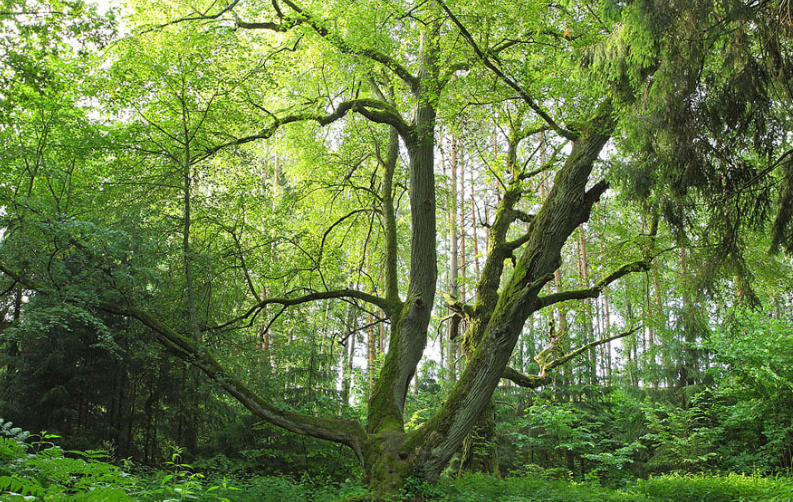
#> input picture forest.png, 793 x 502 px
$ python ImageFuzz.py
#> lines starting #> are read from the running program, lines starting #| are printed output that depends on the picture
#!/usr/bin/env python
from PIL import Image, ImageDraw, ImageFilter, ImageOps

def main():
    inputFile = input("Enter the picture you would like to manipulate: ")
#> the answer given: forest.png
    image = Image.open(inputFile)
#> image is the input picture: PIL image 793x502 RGB; mean R, G, B 101.9, 124.2, 65.7
    fizzBuzzX(inputFile)
    fizzBuzzY(inputFile)
    #linearGradient(inputFile)
    #radialGradient(inputFile)
    grayScale(inputFile)
    drawImage(inputFile)

def fizzBuzzX(inputFile):
#> called with inputFile = 'forest.png'
    image = Image.open(inputFile)
    size = image.size
#> size = (793, 502)
    pixels = image.load()

    for i in range(size[0]):
        for j in range(size[1]):
            if i % 3 == 0 and i % 5 == 0:
                pixels[i,j] = (255,0,0)
            elif i % 3 == 0:
                pixels[i,j] = (0,255,0)
            elif i % 5 == 0:
                pixels[i,j] = (0,0,255)

    image.save("FizzBuzzX.png", 'PNG')
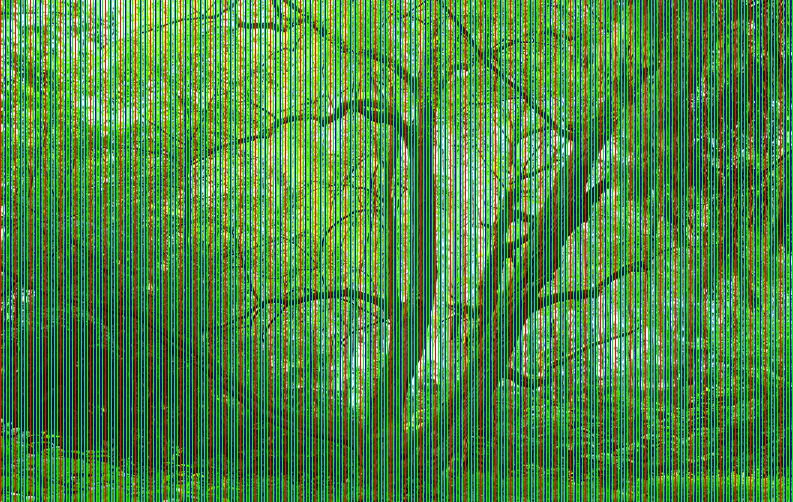
#> saved as FizzBuzzX.png: PIL image 793x502 RGB; mean R, G, B 71.3, 134.3, 69.1
    return

def fizzBuzzY(inputFile):
#> called with inputFile = 'forest.png'
    image = Image.open(inputFile)
    size = image.size
#> size = (793, 502)
    pixels = image.load()

    for i in range(size[0]):
        for j in range(size[1]):
            if j % 3 == 0 and j % 5 == 0:
                pixels[i,j] = (255,0,0)
            elif j % 3 == 0:
                pixels[i,j] = (0,255,0)
            elif j % 5 == 0:
                pixels[i,j] = (0,0,255)

    image.save("FizzBuzzY.png", 'PNG')
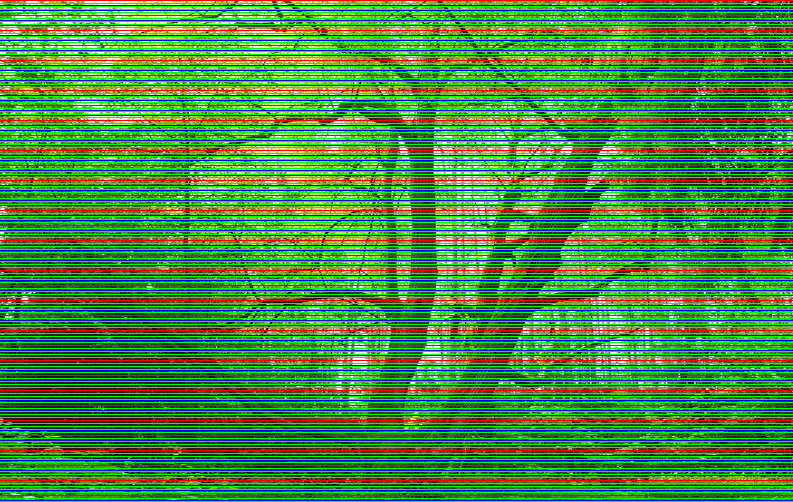
#> saved as FizzBuzzY.png: PIL image 793x502 RGB; mean R, G, B 71.5, 134.1, 69
    return

def linearGradient(inputFile):
    image = Image.open(inputFile)
    mode = image.mode
    image.linear_gradient(mode)
    image.save("linear_gradient.png", 'PNG')
    return

def radialGradient(inputFile):
    image = Image.open(inputFile)
    mode = image.mode
    image.radial_gradient(mode)
    image.save("radial_gradient.png", 'PNG')
    return

def grayScale(inputFile):
#> called with inputFile = 'forest.png'
    image = Image.open(inputFile)
    image = ImageOps.grayscale(image)
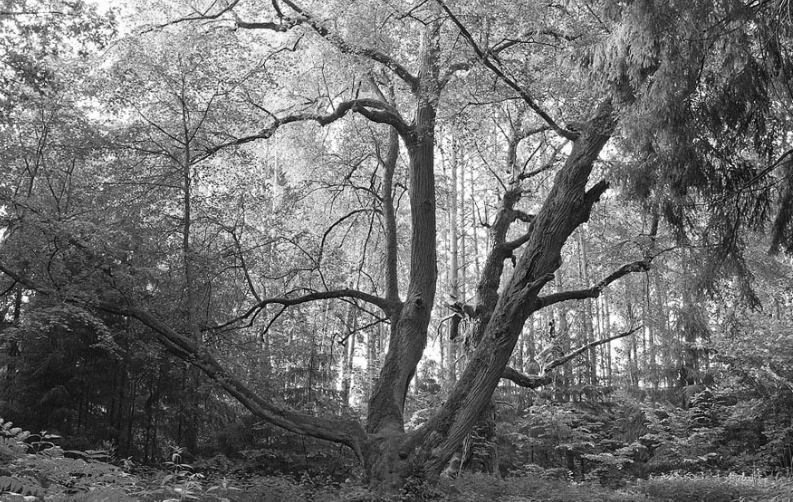
#> image: PIL image 793x502 L; min 3, max 255, mean 110.9
    image.save("gray_scale.png", 'PNG')
    return

def drawImage(inputFile):
#> called with inputFile = 'forest.png'
    image = Image.open(inputFile)
    size = image.size
#> size = (793, 502)

    draw = ImageDraw.Draw(image)
    draw.ellipse((0, 0, size[0], size[1]), fill=(255, 0, 0))

    image.save('drawn_image.png', 'PNG')
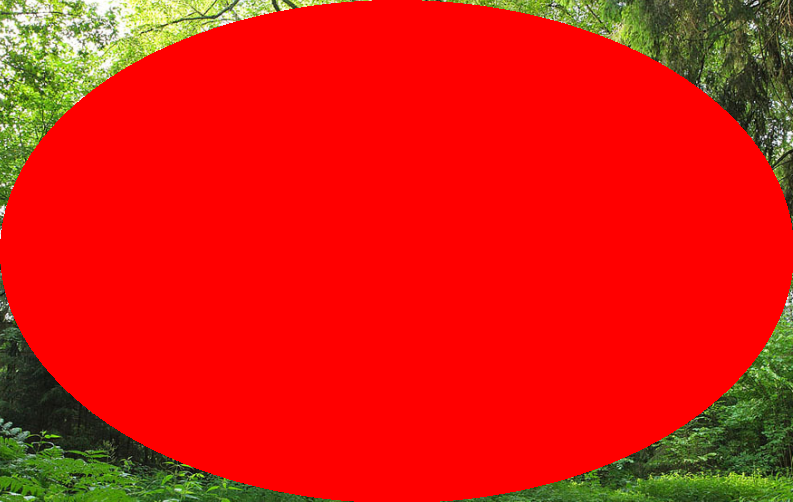
#> saved as drawn_image.png: PIL image 793x502 RGB; mean R, G, B 220.6, 25.3, 12.4
    return

if __name__ == "__main__":
    main()
